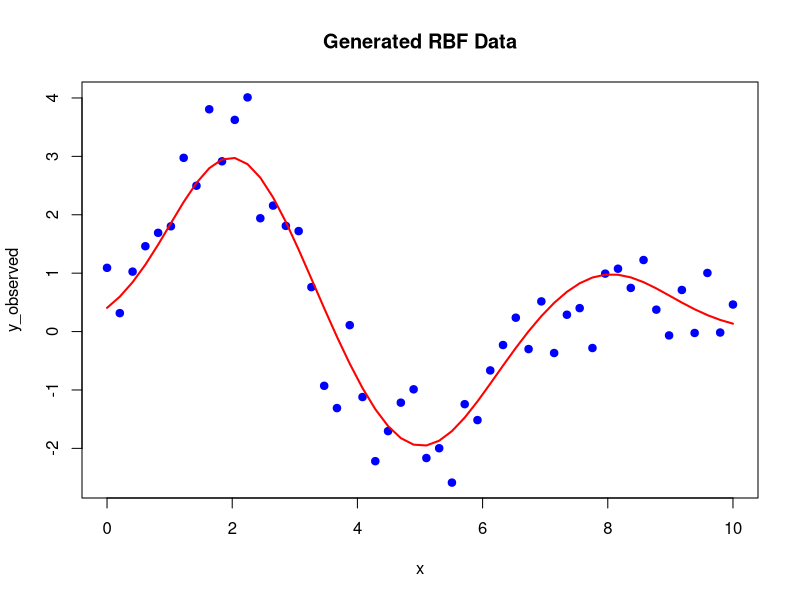

Write R code to recreate this figure. (Note: this script raises an error after producing the figure.)
#library(tidyverse)
# Set seed for reproducibility
set.seed(42)

# Number of data points
N <- 50

# Generate input data (x) evenly spaced between 0 and 10
x <- seq(0, 10, length.out = N)

# Specify centers for the RBFs
centers <- c(2, 5, 8)  # manually specified centers
K <- length(centers)  # number of RBFs

# Define RBF function (squared exponential)
rbf <- function(x, c, rho) {
  exp(-0.5 * ((x - c)^2) / rho^2)
}

# True weights for the RBFs
true_w <- c(3, -2, 1)

# Generate true underlying function using the RBFs
rho <- 1.0  # length scale for RBFs
y_true <- rep(0, N)
for (i in 1:K) {
  y_true <- y_true + true_w[i] * rbf(x, centers[i], rho)
}

# Add noise to the observations
sigma_noise <- 0.5
y_observed <- y_true + rnorm(N, mean = 0, sd = sigma_noise)

# Create a data frame for the generated data
data_df <- data.frame(x = x, y_observed = y_observed)

# Plot the generated data
plot(x, y_observed, pch = 19, col = "blue", main = "Generated RBF Data", 
     xlab = "x", ylab = "y_observed")
lines(x, y_true, col = "red", lwd = 2)  # Plot the true function (without noise)

# Prepare data ------------------------------------------------------------

# Create the list of data for Stan
stan_data <- list(
  N = nrow(data_df),            # Number of data points
  K = length(centers),            # Number of RBFs
  x = data_df$x,            # Input data
  y = data_df$y_observed,            # Observed output data
  centers = centers # Manually specified centers
)

# Call cmdstan ------------------------------------------------------------
#library(cmdstanr)
mod <- cmdstan_model('analysis/rbf_example_1.stan')

fit_optim <- mod$optimize(data = stan_data, jacobian = TRUE)
fit_optim$summary() %>% 
  filter(str_detect(variable, '^w|rho|sigma|intercept') )

fit_laplace <- mod$laplace(data = stan_data, mode = fit_optim, draws = 2000)
fit_laplace$summary() %>% 
  filter(str_detect(variable, '^w|rho|sigma|intercept') )

fit_vb <- mod$variational(data = stan_data, seed = 10101)
fit_vb$summary() %>% 
  filter(str_detect(variable, '^w|rho|sigma|intercept') )

fit_pf <- mod$pathfinder(data = stan_data, seed = 123)
fit_pf$summary() %>% 
  filter(str_detect(variable, '^w|rho|sigma|intercept') )


# Call rstan --------------------------------------------------------------

# Load rstan library
#library(rstan)

# Fit the Stan model using the data and the Stan model file
fit <- stan(
  file = "analysis/rbf_example_1.stan",  # Path to your Stan model file
  data = stan_data,         # Data for Stan
  iter = 2000,              # Number of iterations
  chains = 4,               # Number of chains
  seed = 42                 # Seed for reproducibility
)

summary(fit)$summary %>% 
  as_tibble(rownames = 'variable') %>% 
  filter(str_detect(variable, '^w|rho|sigma|intercept') )
